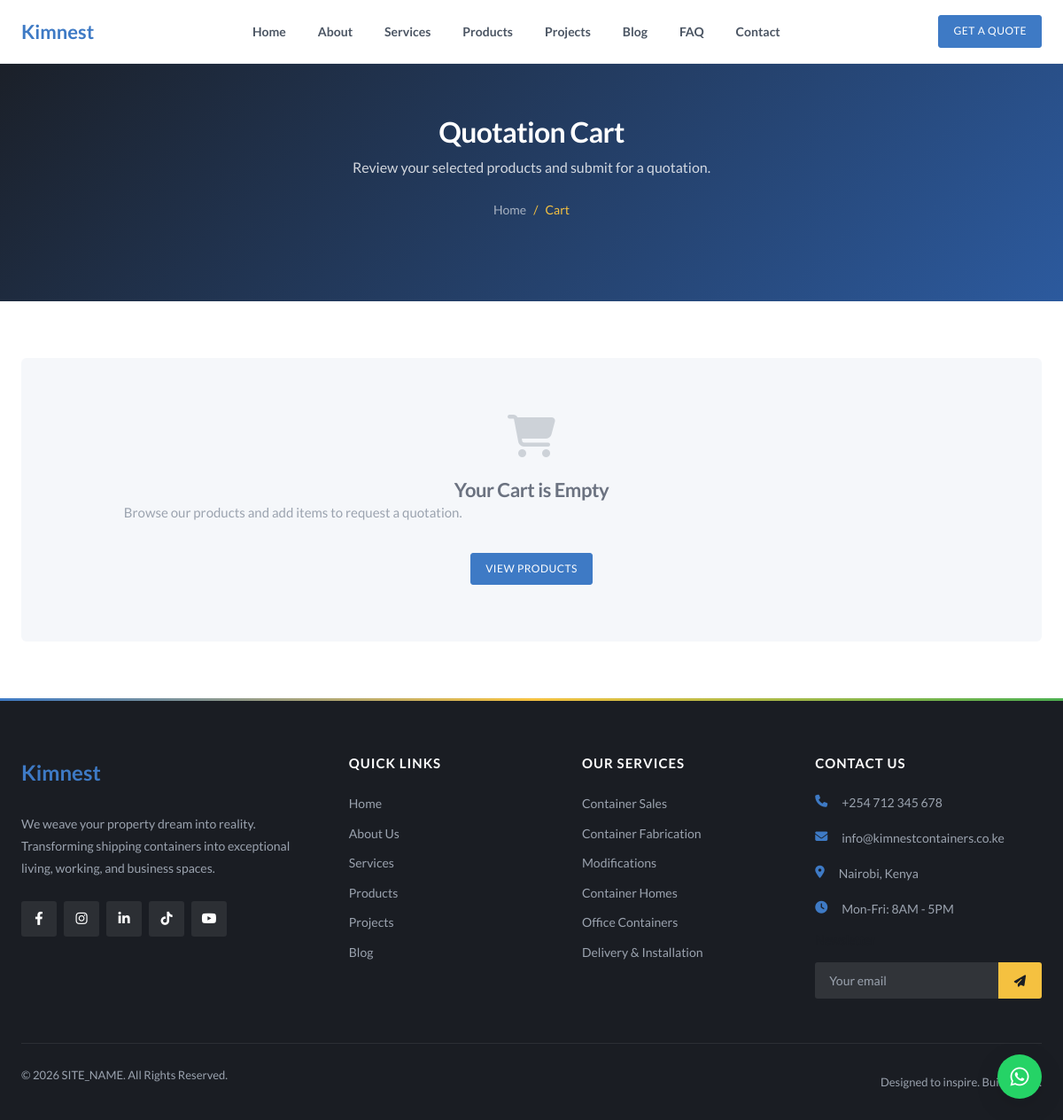
Screenshot of /pages/cart.php with the database file from the repository.
### tables this page shows
CREATE TABLE site_content (
    id INT AUTO_INCREMENT PRIMARY KEY,
    page_slug VARCHAR(50) NOT NULL,
    section_key VARCHAR(50) NOT NULL,
    content_key VARCHAR(100) NOT NULL,
    content_value LONGTEXT,
    content_type ENUM('text', 'textarea', 'html', 'image') DEFAULT 'text',
    is_visible TINYINT(1) DEFAULT 1,
    created_at TIMESTAMP DEFAULT CURRENT_TIMESTAMP,
    updated_at TIMESTAMP DEFAULT CURRENT_TIMESTAMP ON UPDATE CURRENT_TIMESTAMP,
    UNIQUE KEY unique_content (page_slug, section_key, content_key)
);

CREATE TABLE site_settings (
    id INT AUTO_INCREMENT PRIMARY KEY,
    setting_key VARCHAR(100) NOT NULL UNIQUE,
    setting_value TEXT,
    created_at TIMESTAMP DEFAULT CURRENT_TIMESTAMP,
    updated_at TIMESTAMP DEFAULT CURRENT_TIMESTAMP ON UPDATE CURRENT_TIMESTAMP
);

### includes/functions.php (called while the page is built, shortened)
<?php
require_once __DIR__ . '/db.php';
function getContent($page, $section, $key, $default = '') {
    global $pdo;
    $stmt = $pdo->prepare("SELECT content_value, content_type, is_visible FROM site_content WHERE page_slug = ? AND section_key = ? AND content_key = ?");
    $stmt->execute([$page, $section, $key]);
    $result = $stmt->fetch();
    $value = $result['content_value'];
    $type = $result['content_type'] ?? 'text';
    if ($type === 'textarea') {
        $value = strip_tags($value);
        $value = trim($value);
    }
    return $value;
}
function getSetting($key, $default = '') {
    global $pdo;
    $stmt = $pdo->prepare("SELECT setting_value FROM site_settings WHERE setting_key = ?");
    $stmt->execute([$key]);
    $result = $stmt->fetch();
    return $result ? $result['setting_value'] : $default;
}

### pages/cart.php (the view, shortened to what this page needs)
<?php
include __DIR__ . '/../includes/header.php';
$cart = $_SESSION['cart'] ?? [];
$heroBg = getContent('cart', 'hero', 'bg_image', '');
$heroOverlay = getContent('cart', 'hero', 'overlay_color', '#1a2e4a');
$heroDesc = getContent('cart', 'hero', 'description', '');
?>
<section class="page-banner page-banner--tall" <?php if (!empty($heroBg)): ?>style="background-image: linear-gradient(<?= $heroOverlay ?>dd, <?= $heroOverlay ?>ee), url(<?= BASE_URL ?>/<?= htmlspecialchars($heroBg) ?>); background-size: cover; background-position: center;"<?php endif; ?>>
    <div class="container">
        <h1><?= htmlspecialchars(getContent('cart', 'hero', 'overline', 'Quotation Cart')) ?></h1>
        <?php if (!empty($heroDesc)): ?>
            <p class="page-banner__desc"><?= htmlspecialchars($heroDesc) ?></p>
        <?php endif; ?>
        <div class="breadcrumb">
            <a href="<?= BASE_URL ?>/">Home</a> <span>/</span> <span>Cart</span>
        </div>
    </div>
</section>
<section class="section">
    <div class="container">
        <?php if (empty($cart)): ?>
            <div class="projects-empty fade-in">
                <i class="fas fa-shopping-cart"></i>
                <h3>Your Cart is Empty</h3>
                <p>Browse our products and add items to request a quotation.</p>
                <a href="<?= BASE_URL ?>/products" class="btn btn-primary" style="margin-top: 16px;">View Products</a>
            </div>
        <?php endif; ?>
    </div>
</section>
<?php include __DIR__ . '/../includes/footer.php'; ?>

### includes/footer.php (shortened to what this page needs)
    </main>
    <footer class="footer">
        <div class="container">
            <div class="footer-grid">
                <div class="footer-col">
                    <a href="<?= BASE_URL ?>/" class="footer-logo">
                        <span class="logo-text">Kim<span>nest</span></span>
                    </a>
                    <p><?= htmlspecialchars(getSetting('site_tagline', 'We weave your property dream into reality. Transforming shipping containers into exceptional living, working, and business spaces.')) ?></p>
                    <div class="social-links">
                        <a href="<?= getSetting('facebook_url', '#') ?>" target="_blank"><i class="fab fa-facebook-f"></i></a>
                        <a href="<?= getSetting('instagram_url', '#') ?>" target="_blank"><i class="fab fa-instagram"></i></a>
                        <a href="<?= getSetting('linkedin_url', '#') ?>" target="_blank"><i class="fab fa-linkedin-in"></i></a>
                        <a href="<?= getSetting('tiktok_url', '#') ?>" target="_blank"><i class="fab fa-tiktok"></i></a>
                        <a href="<?= getSetting('youtube_url', '#') ?>" target="_blank"><i class="fab fa-youtube"></i></a>
                    </div>
                </div>
                <div class="footer-links-group">
                    <div class="footer-col">
                        <h3>Quick Links</h3>
                        <ul class="footer-links">
                            <li><a href="<?= BASE_URL ?>/">Home</a></li>
                            <li><a href="<?= BASE_URL ?>/about">About Us</a></li>
                            <li><a href="<?= BASE_URL ?>/services">Services</a></li>
                            <li><a href="<?= BASE_URL ?>/products">Products</a></li>
                            <li><a href="<?= BASE_URL ?>/projects">Projects</a></li>
                            <li><a href="<?= BASE_URL ?>/blog">Blog</a></li>
                        </ul>
                    </div>
                    <div class="footer-col">
                        <h3>Our Services</h3>
                        <ul class="footer-links">
                            <li><a href="<?= BASE_URL ?>/services#sales">Container Sales</a></li>
                            <li><a href="<?= BASE_URL ?>/services#fabrication">Container Fabrication</a></li>
                            <li><a href="<?= BASE_URL ?>/services#modifications">Modifications</a></li>
                            <li><a href="<?= BASE_URL ?>/services#homes">Container Homes</a></li>
                            <li><a href="<?= BASE_URL ?>/services#offices">Office Containers</a></li>
                            <li><a href="<?= BASE_URL ?>/services#delivery">Delivery & Installation</a></li>
                        </ul>
                    </div>
                </div>
                <div class="footer-col">
                    <h3>Contact Us</h3>
                    <ul class="footer-contact">
                        <li><i class="fas fa-phone"></i> <?= getSetting('site_phone', SITE_PHONE) ?></li>
                        <li><i class="fas fa-envelope"></i> <?= getSetting('site_email', SITE_EMAIL) ?></li>
                        <li><i class="fas fa-map-marker-alt"></i> <?= getSetting('site_address', 'Nairobi, Kenya') ?></li>
                        <li><i class="fas fa-clock"></i> Mon-Fri: 8AM - 5PM</li>
                    </ul>
                    <div class="newsletter">
                        <h4>Newsletter</h4>
                        <form class="newsletter-form" id="newsletterForm" action="<?= BASE_URL ?>/api/newsletter.php">
                            <input type="email" name="email" placeholder="Your email" required>
                            <button type="submit"><i class="fas fa-paper-plane"></i></button>
                        </form>
                    </div>
                </div>
            </div>
            <div class="footer-bottom">
                <p>&copy; <?= date('Y') ?> <?= SITE_NAME ?>. All Rights Reserved.</p>
                <p>Designed to inspire. Built to last.</p>
            </div>
        </div>
    </footer>
    <a href="https://wa.me/<?= getSetting('site_whatsapp', SITE_WHATSAPP) ?>" class="whatsapp-float" target="_blank">
        <i class="fab fa-whatsapp"></i>
    </a>
</body>
</html>

### rows the page displays
site_content: content_value "Quotation Cart"
site_content: content_value "Review your selected products and submit for a quotation."
site_settings: setting_value "We weave your property dream into reality. Transforming shipping containers into exceptional living, working, and business spaces."
site_settings: setting_value "+254 712 345 678"
site_settings: setting_value "info@kimnestcontainers.co.ke"
site_settings: setting_value "Nairobi, Kenya"

### other values shown
SITE_NAME "SITE_NAME"
